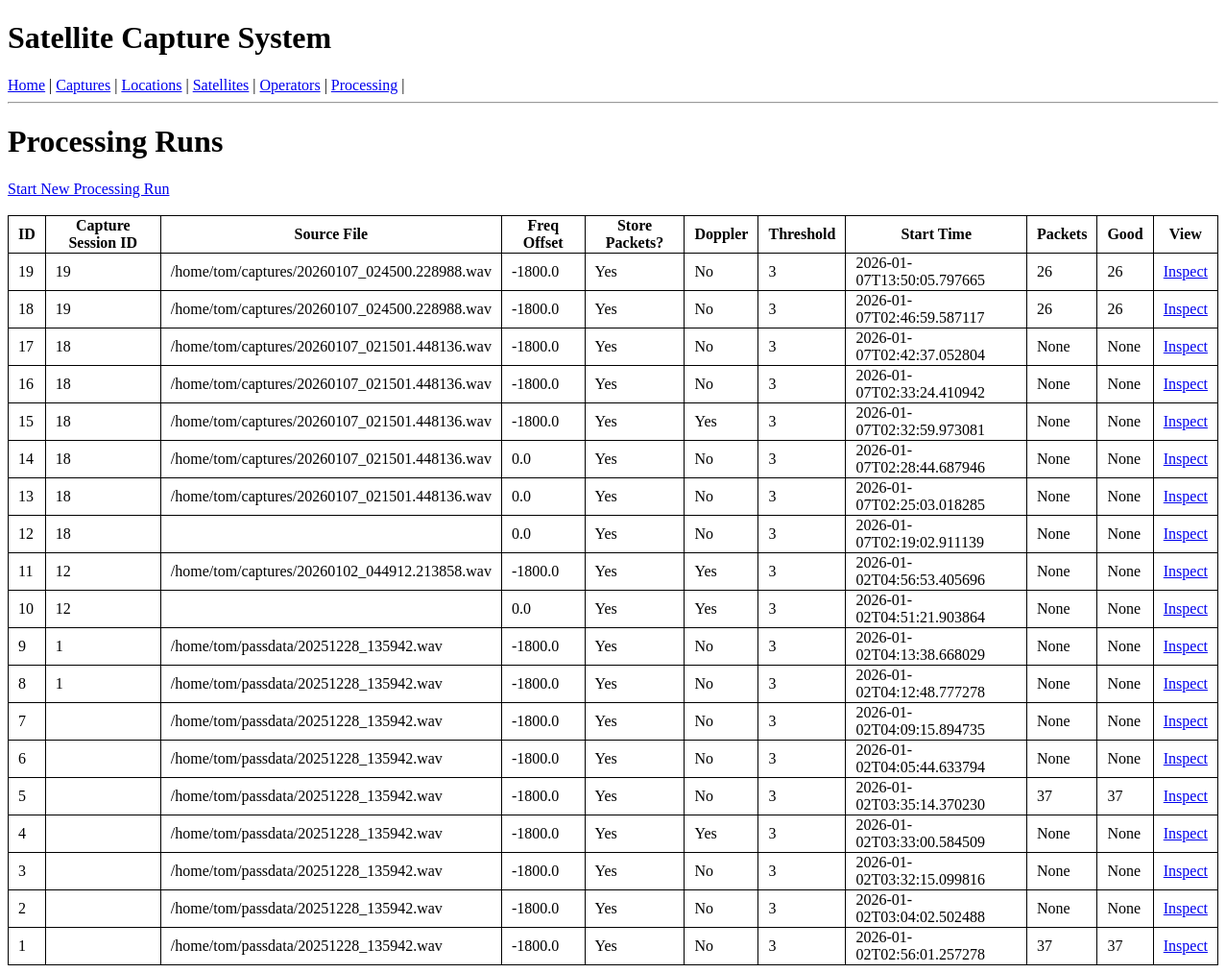
Before: /processing/ with the older database file.
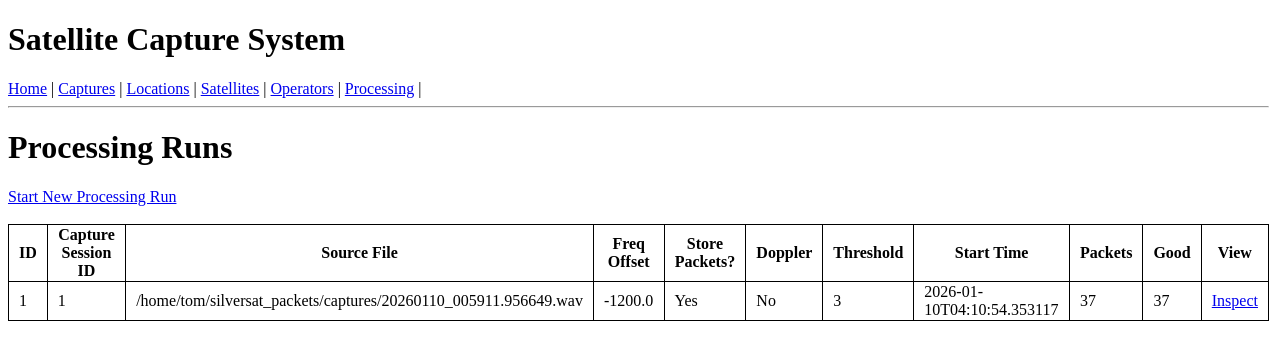
After: the same page with the newer database file.
### tables this page shows
CREATE TABLE "processing_run" (
	"id"	INTEGER,
	"capture_session_id"	NUMERIC NOT NULL,
	"start_time_utc"	TEXT NOT NULL,
	"freq_offset_hz"	REAL,
	"output_path"	TEXT NOT NULL,
	"notes"	TEXT,
	"doppler_en"	INTEGER NOT NULL,
	"store_packets"	INTEGER NOT NULL,
	"source_file"	TEXT NOT NULL,
	"access_threshold"	INTEGER,
	"packet_count"	INTEGER,
	"good_packets"	INTEGER,
	"is_ssdv"	INTEGER DEFAULT 0,
	"output_file"	TEXT,
	PRIMARY KEY("id"),
	FOREIGN KEY("capture_session_id") REFERENCES "capture_session"("id")
);

### blueprints/processing.py (the view)
@bp.route('/')
def index():
    db = get_db()
    last_run = db.execute("SELECT MAX(processing_run_id) FROM packet").fetchone()[0]
    if last_run is not None:
        packet_count = db.execute("SELECT COUNT(packet_index) FROM packet WHERE processing_run_id=?", (last_run,)).fetchone()[0]
        good_packet_count = db.execute("SELECT COUNT(packet_index) FROM packet WHERE processing_run_id=? AND crc_ok=1", (last_run,)).fetchone()[0]
        cur = db.execute(""" UPDATE processing_run SET packet_count = ?, good_packets = ? WHERE id = ?""", (packet_count, good_packet_count, last_run))
        db.commit()
    runs = db.execute("SELECT * FROM processing_run ORDER BY id DESC").fetchall()
    return render_template('processing/index.html', runs=runs)

### db.py (called while the page is built)
def get_db():
    if "db" not in g:
        g.db = sqlite3.connect(
            current_app.config["DATABASE"],
            detect_types=sqlite3.PARSE_DECLTYPES
        )
        g.db.row_factory = sqlite3.Row
    return g.db

### templates/processing/index.html
{% extends 'base.html' %}
{% block content %}
<h1>Processing Runs</h1>
<a href="{{ url_for('processing.new') }}">Start New Processing Run</a><br><br>
<table>
  <tr>
    <th>ID</th><th>Capture Session ID</th><th>Source File</th><th>Freq Offset</th><th>Store Packets?</th><th>Doppler</th><th>Threshold</th><th>Start Time</th><th>Packets</th><th>Good</th><th>View</th>
  </tr>
  {% for run in runs %}
    <tr>
      <td>{{ run['id'] }}</td>
      <td>{{ run['capture_session_id'] }}</td>
      <td>{{ run['source_file'] }}</td>
      <td>{{ run['freq_offset_hz'] }}</td>
      <td>{{ 'Yes' if run['store_packets'] else 'No' }}</td>
      <td>{{ 'Yes' if run['doppler_en'] else 'No' }}</td>
      <td>{{ run['access_threshold'] }}</td>
      <td>{{ run['start_time_utc'] }}</td>
      <td>
        {{ run['packet_count'] if run['packet_count'] is defined else '?' }}
      </td>
      <td>
        {{ run['good_packets'] if run['good_packets'] is defined else '?' }}
      </td>
      <td><a href="{{ url_for('processing.view', id=run['id']) }}">Inspect</a></td>
    </tr>
  {% endfor %}
</table>
{% endblock %}

Changed rows visible on the page:
removed processing_run: id "19", capture_session_id "19", source_file "/home/tom/captures/20260107_024500.228988.wav", freq_offset_hz "-1800.0", store_packets "Yes", doppler_en "No", access_threshold "3", start_time_utc "2026-01-07T13:50:05.797665", packet_count "26", good_packets "26"
removed processing_run: id "18", capture_session_id "19", source_file "/home/tom/captures/20260107_024500.228988.wav", freq_offset_hz "-1800.0", store_packets "Yes", doppler_en "No", access_threshold "3", start_time_utc "2026-01-07T02:46:59.587117", packet_count "26", good_packets "26"
removed processing_run: id "17", capture_session_id "18", source_file "/home/tom/captures/20260107_021501.448136.wav", freq_offset_hz "-1800.0", store_packets "Yes", doppler_en "No", access_threshold "3", start_time_utc "2026-01-07T02:42:37.052804", run "None"
removed processing_run: id "16", capture_session_id "18", source_file "/home/tom/captures/20260107_021501.448136.wav", freq_offset_hz "-1800.0", store_packets "Yes", doppler_en "No", access_threshold "3", start_time_utc "2026-01-07T02:33:24.410942", run "None"
removed processing_run: id "15", capture_session_id "18", source_file "/home/tom/captures/20260107_021501.448136.wav", freq_offset_hz "-1800.0", store_packets "Yes", doppler_en "Yes", access_threshold "3", start_time_utc "2026-01-07T02:32:59.973081", run "None"
removed processing_run: id "14", capture_session_id "18", source_file "/home/tom/captures/20260107_021501.448136.wav", freq_offset_hz "0.0", store_packets "Yes", doppler_en "No", access_threshold "3", start_time_utc "2026-01-07T02:28:44.687946", run "None"
removed processing_run: id "13", capture_session_id "18", source_file "/home/tom/captures/20260107_021501.448136.wav", freq_offset_hz "0.0", store_packets "Yes", doppler_en "No", access_threshold "3", start_time_utc "2026-01-07T02:25:03.018285", run "None"
removed processing_run: id "12", capture_session_id "18", freq_offset_hz "0.0", store_packets "Yes", doppler_en "No", access_threshold "3", start_time_utc "2026-01-07T02:19:02.911139", run "None"
removed processing_run: id "11", capture_session_id "12", source_file "/home/tom/captures/20260102_044912.213858.wav", freq_offset_hz "-1800.0", store_packets "Yes", doppler_en "Yes", access_threshold "3", start_time_utc "2026-01-02T04:56:53.405696", run "None"
removed processing_run: id "10", capture_session_id "12", freq_offset_hz "0.0", store_packets "Yes", doppler_en "Yes", access_threshold "3", start_time_utc "2026-01-02T04:51:21.903864", run "None"
removed processing_run: id "9", capture_session_id "1", source_file "/home/tom/passdata/20251228_135942.wav", freq_offset_hz "-1800.0", store_packets "Yes", doppler_en "No", access_threshold "3", start_time_utc "2026-01-02T04:13:38.668029", run "None"
removed processing_run: id "8", capture_session_id "1", source_file "/home/tom/passdata/20251228_135942.wav", freq_offset_hz "-1800.0", store_packets "Yes", doppler_en "No", access_threshold "3", start_time_utc "2026-01-02T04:12:48.777278", run "None"
removed processing_run: id "7", source_file "/home/tom/passdata/20251228_135942.wav", freq_offset_hz "-1800.0", store_packets "Yes", doppler_en "No", access_threshold "3", start_time_utc "2026-01-02T04:09:15.894735", run "None"
removed processing_run: id "6", source_file "/home/tom/passdata/20251228_135942.wav", freq_offset_hz "-1800.0", store_packets "Yes", doppler_en "No", access_threshold "3", start_time_utc "2026-01-02T04:05:44.633794", run "None"
removed processing_run: id "5", source_file "/home/tom/passdata/20251228_135942.wav", freq_offset_hz "-1800.0", store_packets "Yes", doppler_en "No", access_threshold "3", start_time_utc "2026-01-02T03:35:14.370230", packet_count "37", good_packets "37"
removed processing_run: id "4", source_file "/home/tom/passdata/20251228_135942.wav", freq_offset_hz "-1800.0", store_packets "Yes", doppler_en "Yes", access_threshold "3", start_time_utc "2026-01-02T03:33:00.584509", run "None"
removed processing_run: id "3", source_file "/home/tom/passdata/20251228_135942.wav", freq_offset_hz "-1800.0", store_packets "Yes", doppler_en "No", access_threshold "3", start_time_utc "2026-01-02T03:32:15.099816", run "None"
removed processing_run: id "2", source_file "/home/tom/passdata/20251228_135942.wav", freq_offset_hz "-1800.0", store_packets "Yes", doppler_en "No", access_threshold "3", start_time_utc "2026-01-02T03:04:02.502488", run "None"
changed processing_run "Yes": capture_session_id (not shown) → "1"; source_file "/home/tom/passdata/20251228_135942.wav" → "/home/tom/silversat_packets/captures/20260110_005911.956649.wav"; freq_offset_hz "-1800.0" → "-1200.0"; start_time_utc "2026-01-02T02:56:01.257278" → "2026-01-10T04:10:54.353117"
